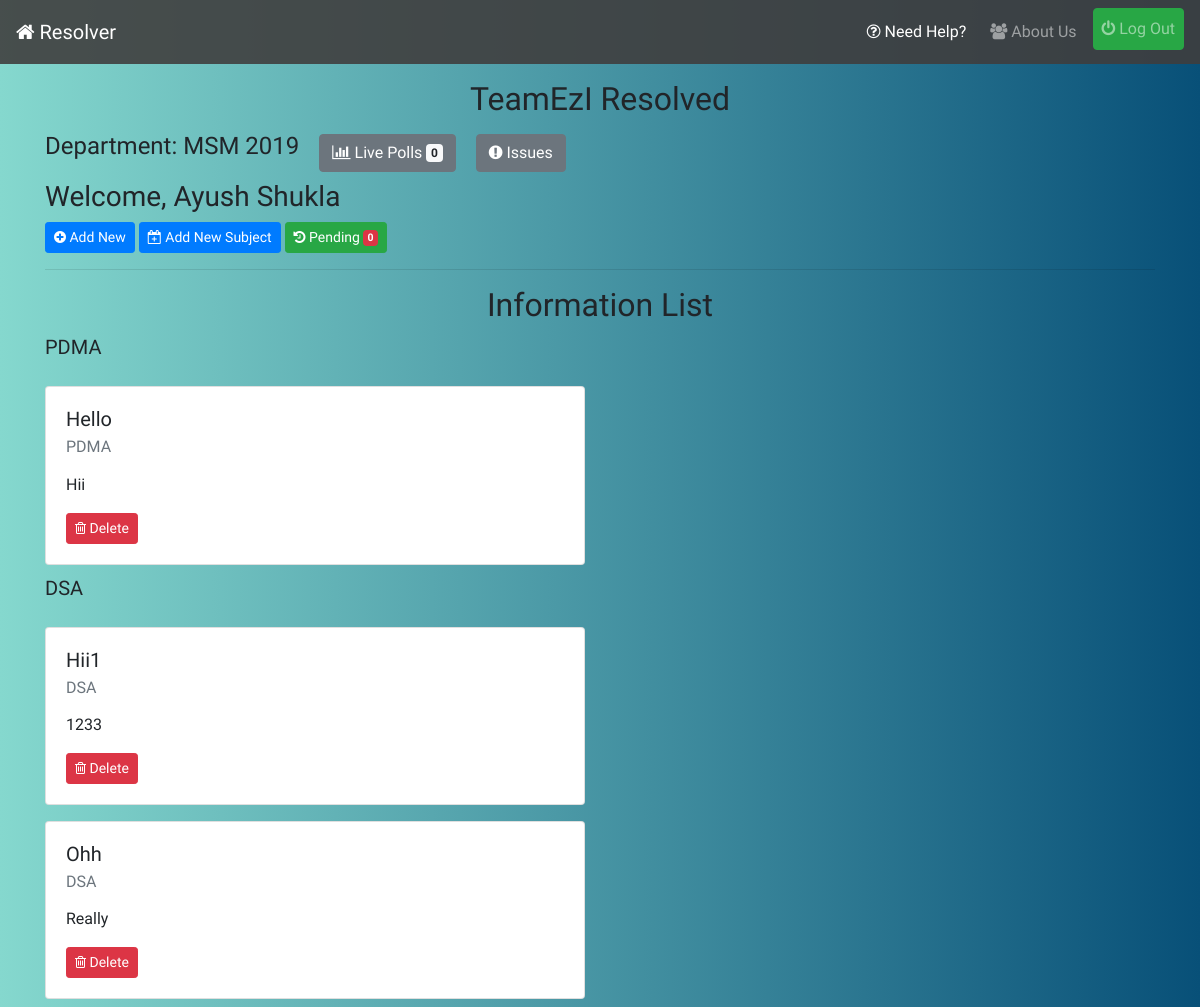
The page /info-list/ (signed in) on the database its author committed.
### profiles/models.py (models this page shows, shortened)
class User(AbstractUser):
    pass

class UserInfo(models.Model):
    user = models.OneToOneField(User,on_delete=models.CASCADE,related_name='info')
    is_cr = models.BooleanField(default=False)
    department = models.CharField(max_length=20)
    join_year = models.CharField(max_length=4)
    institute = models.ForeignKey(Institute,on_delete=models.CASCADE,related_name='allusers')
    registered_on = models.DateTimeField(auto_now_add=True)
    total_upvotes = models.IntegerField(default=0)
    total_downvotes = models.IntegerField(default=0)
    total_novotes = models.IntegerField(default=0)
    class Meta:
        ordering = ['-total_upvotes','-total_downvotes','-total_novotes']

### infolist/models.py (models this page shows, shortened)
class Subject(models.Model):
    subject = models.CharField(max_length=56)
    department = models.CharField(max_length=20,blank=True)
    year = models.CharField(max_length=4,blank=True)

class InfoList(models.Model):
    user = models.ForeignKey(UserInfo,on_delete=models.CASCADE,blank=True)
    subject = models.ForeignKey(Subject,on_delete=models.CASCADE)
    title = models.CharField(max_length=128)
    content = models.TextField()
    department = models.CharField(max_length=20,blank=True)
    year = models.CharField(max_length=4,blank=True)
    timestamp = models.DateTimeField(auto_now_add=True)
    approved = models.BooleanField(default=False)
    class Meta:
        ordering = ['-timestamp']

### infolist/views.py (the view)
# urls.py: path('',views.info_list_display_view,name='list'),
@login_required
def info_list_display_view(request):
    subjects = Subject.objects.filter(department=request.user.info.department,year=request.user.info.join_year)
    qs = InfoList.objects.filter(department=request.user.info.department,year=request.user.info.join_year,approved=True)
    data = []
    for i in subjects:
        objects = qs.filter(subject=i)
        if(objects.count()==0):
            continue
        data.append([objects,i])
    return render(request,'infolist/list.html',{'object_list':data})

### infolist/context-processors.py (called while the page is built)
def pending_info_list_context(request):
    if request.user.is_superuser:
        return {}
    pending = -1
    if request.user.is_authenticated:
        pending = InfoList.objects.filter(department=request.user.info.department,year=request.user.info.join_year,approved=False).count()
    return {"pending_info_list":pending}

### reporter/context-processors.py (called while the page is built)
def pending_issue_list_context(request):
    if request.user.is_superuser:
        return {}
    pending=-1
    if request.user.is_authenticated:
        pending = Report.objects.filter(active=False,department=request.user.info.department,year=request.user.info.join_year,resolved=False).count()
    return {"pending_issue_count":pending}

def resolved_issue_list_context(request):
    if request.user.is_superuser:
        return {}
    resolved=-1
    if request.user.is_authenticated:
        resolved = Report.objects.filter(active=False,department=request.user.info.department,year=request.user.info.join_year,resolved=True).count()
    return {"resolved_issue_count":resolved}

def pending_contact_list_context(request):
    if request.user.is_superuser:
        return {}
    pending=-1
    if request.user.is_authenticated:
        pending = ContactList.objects.filter(department=request.user.info.department,year=request.user.info.join_year,approved=False).count()
    return {"pending_contact_count":pending}

def live_polls_count_context(request):
    if request.user.is_superuser:
        return {}
    count = -1
    if request.user.is_authenticated:
        count = Poll.objects.filter(active=True,department=request.user.info.department,join=request.user.info.join_year).count()
    return {"live_polls_count":count}

### infolist/templates/infolist/list.html
{% extends 'base.html' %}
{% block content %}
<h2 class="mt-3 text-center">TeamEzI Resolved</h2>
<h4 class="inline-block">Department: {{request.user.info.department|upper}} {{request.user.info.join_year}}</h4>
<a class="btn btn-secondary ml-3 mt-2" href="{% url 'polling:list' %}"><i class="fa fa-bar-chart"></i> Live Polls <span class="badge badge-light">{{live_polls_count}}</span></a>
<a class="btn btn-secondary ml-3 mt-2" href="{% url 'reporter:index' %}"><i class="fa fa-exclamation-circle"></i> Issues</a>
<h3 class="mt-2">Welcome, {{request.user.first_name}} {{request.user.last_name}}</h3>
<a class="btn btn-primary btn-sm" href="{% url 'infolist:add-info' %}"><i class="fa fa-plus-circle"></i> Add New</a>
{% if request.user.info.is_cr %}
<a class="btn btn-primary btn-sm" href="{% url 'infolist:add-subject' %}"><i class="fa fa-calendar-plus-o"></i> Add New Subject</a>
<a class="btn btn-success btn-sm" href="{% url 'infolist:pending' %}"> <i class="fa fa-history"></i> Pending <span class="badge badge-danger">{{pending_info_list}}</span></a>
{% endif %}
<hr>
<h2 class="mt-2 text-center">Information List</h2>
{% for objects,subject in object_list %}
    <p class="lead">{{subject.subject}}</p>
    {% for object in objects %}
    <div class="row">
        <div class="col-lg-6 col-md-8 col-sm-12">
            <div class="card my-2">
                <div class="card-body">
                <h5 class="card-title">{{object.title}}</h5>
                <h6 class="card-subtitle mb-2 text-muted">{{subject.subject}}</h6>
                <p class="card-text">{{object.content|safe}}</p>
                {% if request.user.info.is_cr or request.user.info == object.user %}
                <a href="{% url 'infolist:delete' object.id %}" class="card-link btn btn-danger btn-sm"><i class="fa fa-trash-o"></i> Delete</a>
                {% endif %}
                </div>
            </div>
        </div>
    </div>
        {% empty %}
        <p>No Data for {{subject.subject}}!</p>
        {% endfor %}
    {% endfor %}
{% endblock %}

### static/css/style.css (style rules this page uses)
body { background: #085078; background: -webkit-linear-gradient(to right, #85D8CE, #085078); background: linear-gradient(to right, #85D8CE, #085078); font-family: 'Ubuntu', sans-serif; }
.inline-block { display: inline-block; }

### rows shown on the page
User: user.info.department "MSM", user.info.join_year "2019", user.first_name "Ayush", user.last_name "Shukla"
Subject: subject "PDMA"
InfoList: title "Hello", content "Hii"
Subject: subject "DSA"
InfoList: title "Hii1", content "1233"
InfoList: title "Ohh", content "Really"

### other values the page prints
{{ live_polls_count }} "0"
{{ pending_info_list }} "0"
